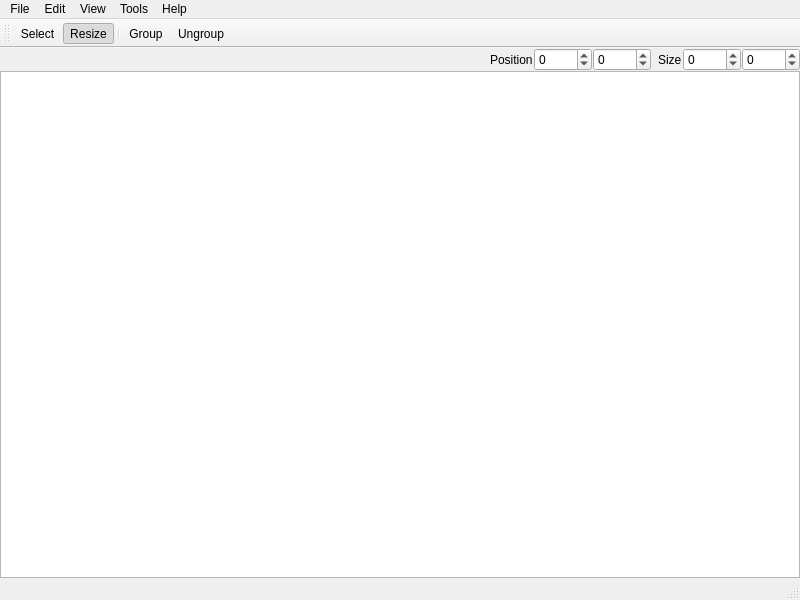
<?xml version="1.0" encoding="UTF-8"?>
<ui version="4.0">
 <class>MainWindow</class>
 <widget class="QMainWindow" name="MainWindow">
  <property name="geometry">
   <rect>
    <x>0</x>
    <y>0</y>
    <width>800</width>
    <height>600</height>
   </rect>
  </property>
  <property name="windowTitle">
   <string>MainWindow</string>
  </property>
  <widget class="QWidget" name="centralWidget">
   <layout class="QHBoxLayout" name="horizontalLayout_2">
    <property name="spacing">
     <number>2</number>
    </property>
    <property name="leftMargin">
     <number>0</number>
    </property>
    <property name="topMargin">
     <number>0</number>
    </property>
    <property name="rightMargin">
     <number>0</number>
    </property>
    <property name="bottomMargin">
     <number>0</number>
    </property>
    <item>
     <layout class="QVBoxLayout" name="verticalLayout">
      <property name="spacing">
       <number>0</number>
      </property>
      <item>
       <layout class="QHBoxLayout" name="horizontalLayout">
        <property name="spacing">
         <number>1</number>
        </property>
        <item>
         <spacer name="horizontalSpacer">
          <property name="orientation">
           <enum>Qt::Horizontal</enum>
          </property>
          <property name="sizeHint" stdset="0">
           <size>
            <width>40</width>
            <height>20</height>
           </size>
          </property>
         </spacer>
        </item>
        <item>
         <widget class="QLabel" name="label">
          <property name="text">
           <string>Position</string>
          </property>
         </widget>
        </item>
        <item>
         <widget class="QSpinBox" name="xBox">
          <property name="minimumSize">
           <size>
            <width>20</width>
            <height>20</height>
           </size>
          </property>
          <property name="frame">
           <bool>true</bool>
          </property>
          <property name="minimum">
           <number>-9999</number>
          </property>
          <property name="maximum">
           <number>9999</number>
          </property>
         </widget>
        </item>
        <item>
         <widget class="QSpinBox" name="yBox">
          <property name="minimum">
           <number>-9999</number>
          </property>
          <property name="maximum">
           <number>9999</number>
          </property>
         </widget>
        </item>
        <item>
         <widget class="QLabel" name="label_2">
          <property name="text">
           <string>Size</string>
          </property>
          <property name="indent">
           <number>6</number>
          </property>
         </widget>
        </item>
        <item>
         <widget class="QSpinBox" name="widthBox">
          <property name="minimum">
           <number>-9999</number>
          </property>
          <property name="maximum">
           <number>9999</number>
          </property>
         </widget>
        </item>
        <item>
         <widget class="QSpinBox" name="heightBox">
          <property name="minimum">
           <number>-9999</number>
          </property>
          <property name="maximum">
           <number>9999</number>
          </property>
         </widget>
        </item>
       </layout>
      </item>
      <item>
       <widget class="BaseView" name="screen"/>
      </item>
     </layout>
    </item>
   </layout>
  </widget>
  <widget class="QMenuBar" name="menuBar">
   <property name="geometry">
    <rect>
     <x>0</x>
     <y>0</y>
     <width>800</width>
     <height>21</height>
    </rect>
   </property>
   <widget class="QMenu" name="menuFile">
    <property name="title">
     <string>File</string>
    </property>
    <addaction name="actionOpen"/>
    <addaction name="actionSave"/>
    <addaction name="separator"/>
    <addaction name="actionExit"/>
   </widget>
   <widget class="QMenu" name="menuEdit">
    <property name="title">
     <string>Edit</string>
    </property>
    <widget class="QMenu" name="menuAlign">
     <property name="title">
      <string>Align</string>
     </property>
     <addaction name="actionAlign_Left"/>
     <addaction name="actionCenter_Horizontally"/>
     <addaction name="actionAlign_Right"/>
     <addaction name="separator"/>
     <addaction name="actionAlign_Top"/>
     <addaction name="actionCenter_Vertically"/>
     <addaction name="actionAlign_Bottom"/>
    </widget>
    <addaction name="actionResize"/>
    <addaction name="actionSelect"/>
    <addaction name="menuAlign"/>
    <addaction name="separator"/>
    <addaction name="actionGroup"/>
    <addaction name="actionUngroup"/>
   </widget>
   <widget class="QMenu" name="menuView">
    <property name="title">
     <string>View</string>
    </property>
    <addaction name="actionZoom_In"/>
    <addaction name="actionZoom_Out"/>
   </widget>
   <widget class="QMenu" name="menuHelp">
    <property name="title">
     <string>Help</string>
    </property>
    <addaction name="actionWiki"/>
    <addaction name="separator"/>
    <addaction name="actionAbout"/>
   </widget>
   <widget class="QMenu" name="menuTools">
    <property name="title">
     <string>Tools</string>
    </property>
    <addaction name="actionUV_Selector"/>
   </widget>
   <addaction name="menuFile"/>
   <addaction name="menuEdit"/>
   <addaction name="menuView"/>
   <addaction name="menuTools"/>
   <addaction name="menuHelp"/>
  </widget>
  <widget class="QToolBar" name="mainToolBar">
   <property name="enabled">
    <bool>true</bool>
   </property>
   <property name="iconSize">
    <size>
     <width>16</width>
     <height>16</height>
    </size>
   </property>
   <attribute name="toolBarArea">
    <enum>TopToolBarArea</enum>
   </attribute>
   <attribute name="toolBarBreak">
    <bool>false</bool>
   </attribute>
   <addaction name="actionSelect"/>
   <addaction name="actionResize"/>
   <addaction name="separator"/>
   <addaction name="actionGroup"/>
   <addaction name="actionUngroup"/>
  </widget>
  <widget class="QStatusBar" name="statusBar"/>
  <action name="actionOpen">
   <property name="enabled">
    <bool>true</bool>
   </property>
   <property name="icon">
    <iconset resource="res/actions.qrc">
     <normaloff>:/actions/actions/folder.png</normaloff>:/actions/actions/folder.png</iconset>
   </property>
   <property name="text">
    <string>Open...</string>
   </property>
   <property name="shortcut">
    <string>Ctrl+O</string>
   </property>
  </action>
  <action name="actionSave">
   <property name="icon">
    <iconset resource="res/actions.qrc">
     <normaloff>:/actions/actions/disk.png</normaloff>:/actions/actions/disk.png</iconset>
   </property>
   <property name="text">
    <string>Save</string>
   </property>
   <property name="shortcut">
    <string>Ctrl+S</string>
   </property>
  </action>
  <action name="actionExit">
   <property name="icon">
    <iconset resource="res/actions.qrc">
     <normaloff>:/actions/actions/door.png</normaloff>:/actions/actions/door.png</iconset>
   </property>
   <property name="text">
    <string>Exit</string>
   </property>
   <property name="shortcut">
    <string>Ctrl+Q</string>
   </property>
  </action>
  <action name="actionResize">
   <property name="checkable">
    <bool>true</bool>
   </property>
   <property name="checked">
    <bool>true</bool>
   </property>
   <property name="enabled">
    <bool>true</bool>
   </property>
   <property name="icon">
    <iconset resource="res/actions.qrc">
     <normaloff>:/actions/actions/shape_handles.png</normaloff>:/actions/actions/shape_handles.png</iconset>
   </property>
   <property name="text">
    <string>Resize</string>
   </property>
   <property name="shortcut">
    <string>R</string>
   </property>
  </action>
  <action name="actionZoom_In">
   <property name="icon">
    <iconset resource="res/actions.qrc">
     <normaloff>:/actions/actions/find.png</normaloff>:/actions/actions/find.png</iconset>
   </property>
   <property name="text">
    <string>Zoom In</string>
   </property>
   <property name="shortcut">
    <string>Ctrl++</string>
   </property>
  </action>
  <action name="actionZoom_Out">
   <property name="icon">
    <iconset resource="res/actions.qrc">
     <normaloff>:/actions/actions/find.png</normaloff>:/actions/actions/find.png</iconset>
   </property>
   <property name="text">
    <string>Zoom Out</string>
   </property>
   <property name="shortcut">
    <string>Ctrl+-</string>
   </property>
  </action>
  <action name="actionUndo">
   <property name="enabled">
    <bool>false</bool>
   </property>
   <property name="icon">
    <iconset resource="res/actions.qrc">
     <normaloff>:/actions/actions/arrow_undo.png</normaloff>:/actions/actions/arrow_undo.png</iconset>
   </property>
   <property name="text">
    <string>Undo</string>
   </property>
   <property name="shortcut">
    <string>Ctrl+Z</string>
   </property>
  </action>
  <action name="actionRedo">
   <property name="enabled">
    <bool>false</bool>
   </property>
   <property name="icon">
    <iconset resource="res/actions.qrc">
     <normaloff>:/actions/actions/arrow_redo.png</normaloff>:/actions/actions/arrow_redo.png</iconset>
   </property>
   <property name="text">
    <string>Redo</string>
   </property>
   <property name="shortcut">
    <string>Ctrl+Shift+Z</string>
   </property>
  </action>
  <action name="actionSelect">
   <property name="checkable">
    <bool>true</bool>
   </property>
   <property name="icon">
    <iconset resource="res/actions.qrc">
     <normaloff>:/actions/actions/selection.png</normaloff>:/actions/actions/selection.png</iconset>
   </property>
   <property name="text">
    <string>Select</string>
   </property>
  </action>
  <action name="actionWiki">
   <property name="icon">
    <iconset resource="res/actions.qrc">
     <normaloff>:/actions/actions/world.png</normaloff>:/actions/actions/world.png</iconset>
   </property>
   <property name="text">
    <string>HudEdit Wiki</string>
   </property>
  </action>
  <action name="actionAbout">
   <property name="icon">
    <iconset resource="res/actions.qrc">
     <normaloff>:/actions/actions/exclamation_octagon_fram.png</normaloff>:/actions/actions/exclamation_octagon_fram.png</iconset>
   </property>
   <property name="text">
    <string>About</string>
   </property>
  </action>
  <action name="actionUV_Selector">
   <property name="icon">
    <iconset resource="res/actions.qrc">
     <normaloff>:/actions/actions/image_1.png</normaloff>:/actions/actions/image_1.png</iconset>
   </property>
   <property name="text">
    <string>UV Selector</string>
   </property>
  </action>
  <action name="actionGroup">
   <property name="icon">
    <iconset resource="res/actions.qrc">
     <normaloff>:/actions/actions/shape_group.png</normaloff>:/actions/actions/shape_group.png</iconset>
   </property>
   <property name="text">
    <string>Group</string>
   </property>
   <property name="shortcut">
    <string>Ctrl+G</string>
   </property>
  </action>
  <action name="actionUngroup">
   <property name="icon">
    <iconset resource="res/actions.qrc">
     <normaloff>:/actions/actions/shape_move_backwards.png</normaloff>:/actions/actions/shape_move_backwards.png</iconset>
   </property>
   <property name="text">
    <string>Ungroup</string>
   </property>
   <property name="shortcut">
    <string>Ctrl+Shift+G</string>
   </property>
  </action>
  <action name="actionAlign_Left">
   <property name="icon">
    <iconset resource="res/actions.qrc">
     <normaloff>:/actions/actions/shape_aling_left.png</normaloff>:/actions/actions/shape_aling_left.png</iconset>
   </property>
   <property name="text">
    <string>Align Left</string>
   </property>
   <property name="shortcut">
    <string>Ctrl+1</string>
   </property>
  </action>
  <action name="actionCenter_Horizontally">
   <property name="icon">
    <iconset resource="res/actions.qrc">
     <normaloff>:/actions/actions/shape_aling_center.png</normaloff>:/actions/actions/shape_aling_center.png</iconset>
   </property>
   <property name="text">
    <string>Center Horizontally</string>
   </property>
   <property name="shortcut">
    <string>Ctrl+2</string>
   </property>
  </action>
  <action name="actionAlign_Right">
   <property name="icon">
    <iconset resource="res/actions.qrc">
     <normaloff>:/actions/actions/shape_aling_right.png</normaloff>:/actions/actions/shape_aling_right.png</iconset>
   </property>
   <property name="text">
    <string>Align Right</string>
   </property>
   <property name="shortcut">
    <string>Ctrl+3</string>
   </property>
  </action>
  <action name="actionAlign_Top">
   <property name="icon">
    <iconset resource="res/actions.qrc">
     <normaloff>:/actions/actions/shape_aling_top.png</normaloff>:/actions/actions/shape_aling_top.png</iconset>
   </property>
   <property name="text">
    <string>Align Top</string>
   </property>
   <property name="shortcut">
    <string>Ctrl+4</string>
   </property>
  </action>
  <action name="actionCenter_Vertically">
   <property name="icon">
    <iconset resource="res/actions.qrc">
     <normaloff>:/actions/actions/shape_aling_middle.png</normaloff>:/actions/actions/shape_aling_middle.png</iconset>
   </property>
   <property name="text">
    <string>Center Vertically</string>
   </property>
   <property name="shortcut">
    <string>Ctrl+5</string>
   </property>
  </action>
  <action name="actionAlign_Bottom">
   <property name="icon">
    <iconset resource="res/actions.qrc">
     <normaloff>:/actions/actions/shape_aling_bottom.png</normaloff>:/actions/actions/shape_aling_bottom.png</iconset>
   </property>
   <property name="text">
    <string>Align Bottom</string>
   </property>
   <property name="shortcut">
    <string>Ctrl+6</string>
   </property>
  </action>
 </widget>
 <layoutdefault spacing="6" margin="11"/>
 <customwidgets>
  <customwidget>
   <class>BaseView</class>
   <extends>QGraphicsView</extends>
   <header>base/baseview.h</header>
  </customwidget>
 </customwidgets>
 <resources>
  <include location="res/actions.qrc"/>
 </resources>
 <connections/>
</ui>
